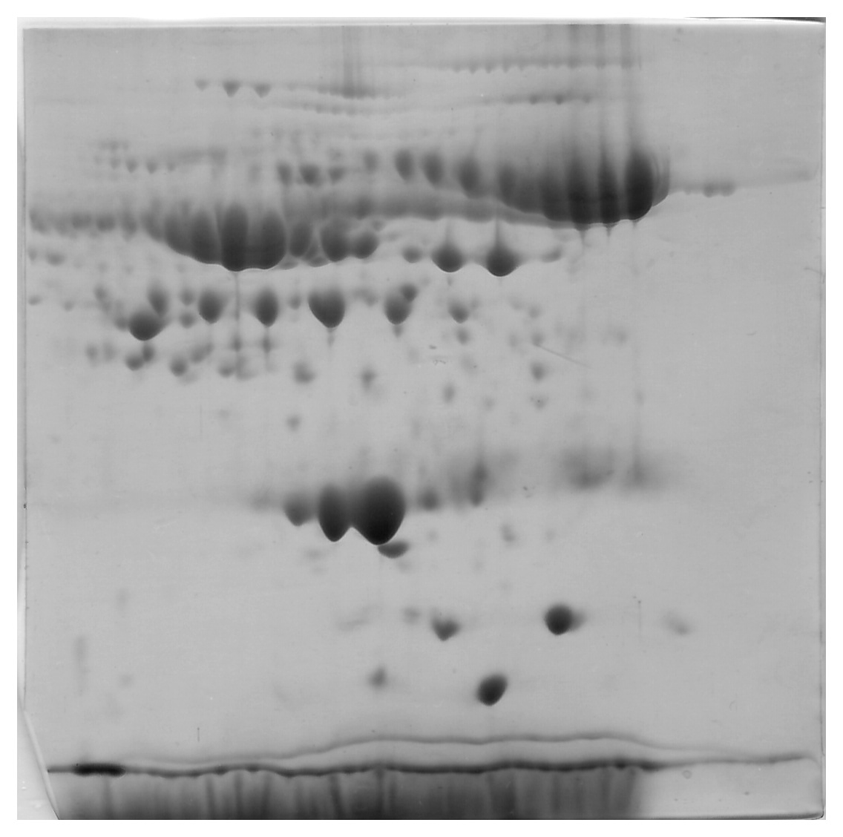
#> input picture files/test.tiff, 843 x 837 px, shrunk from 1136 x 1128 before the run, found by its file name
$ jupyter execute --allow-errors proccesing.ipynb
#> lines starting #> are read from the running program, lines starting #| are printed output that depends on the picture; after the words box and inside, x2 and y2 are one past the last pixel; in counts of white or black regions, pixels touching at a corner belong together
<a href="https://colab.research.google.com/github/padobrik/2de-processing/blob/main/proccesing.ipynb" target="_parent"></a>

[cell 1]
import cv2
import numpy as np
from google.colab.patches import cv2_imshow
import matplotlib.pyplot as plt
import torchvision
from PIL import Image
import io
from sklearn.preprocessing import normalize

[cell 2]
def read_image(path: str) -> np.ndarray:
#> called with path = 'test.tiff'
  image = cv2.imread(path)
#> image is the input picture: shape (837, 843, 3); min 12, max 255, mean 172.7
  grayscale = cv2.cvtColor(image, cv2.COLOR_BGR2GRAY)

  return grayscale

def clahe(image: np.ndarray, clip_limit: int, grid: tuple) -> np.ndarray:
#> called with clip_limit = 2.5, grid = (1, 1)
  CLAHE = cv2.createCLAHE(clipLimit=clip_limit, tileGridSize=grid)
  return CLAHE.apply(image)
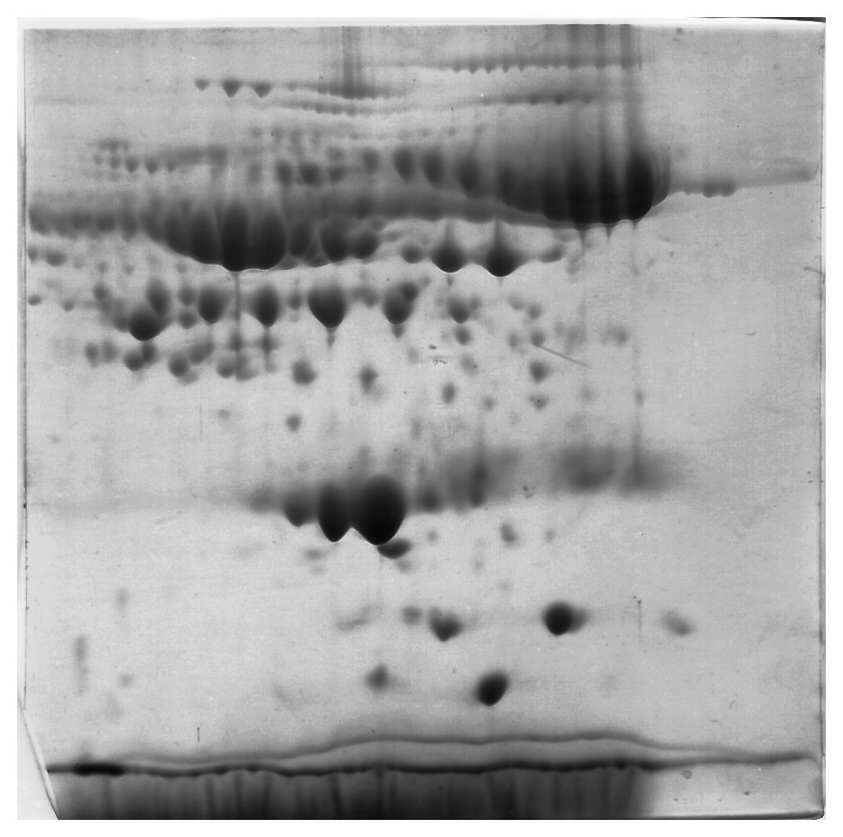
#> returned value: shape (837, 843); min 6, max 255, mean 167.4

def threshold(image: np.ndarray, thresh: int, maxval: int, thresh_type = cv2.THRESH_BINARY_INV + cv2.THRESH_OTSU) -> np.ndarray:
#> called with thresh = 0, maxval = 255, thresh_type = 9
  _, with_threshold = cv2.threshold(image, thresh, maxval, thresh_type)
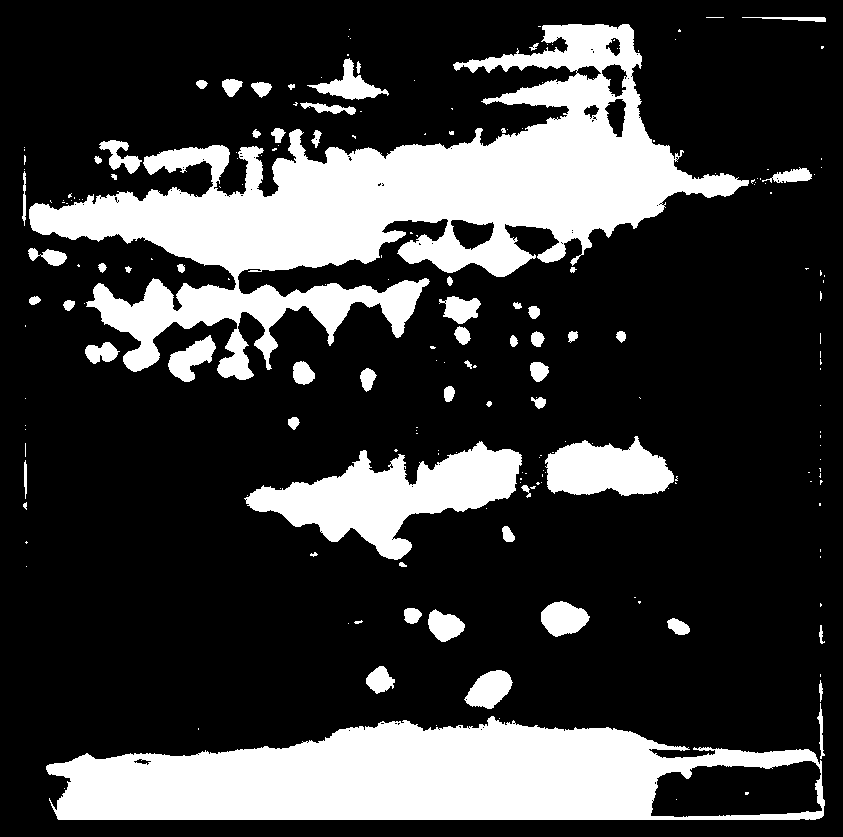
#> with_threshold: shape (837, 843); 23.8% white; 205 white regions (142 under 20 px), largest, box (x1, y1, x2, y2) and area: (29, 24, 749, 380) 81314, (46, 716, 825, 820) 52257, (244, 441, 522, 560) 14430
#> call 2 of clahe, with clip_limit = 2, grid = (7, 7)
#> in clahe (call 2), `return CLAHE.apply(image)`:
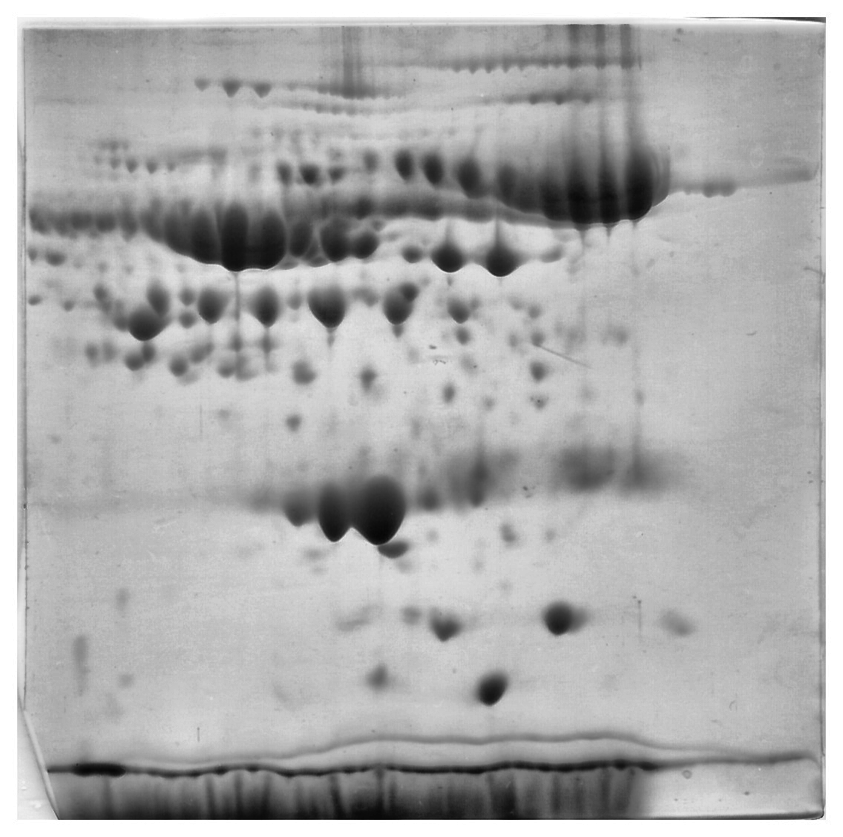
#> returned value: shape (837, 843); min 6, max 255, mean 173.2
  return with_threshold

image = read_image('test.tiff')
with_clahe = clahe(image, 2.5, (1,1))
with_threshold = threshold(with_clahe, 0, 255)

cv2_imshow(with_clahe)

[cell 3]
def adaptive_threshold(image: np.ndarray,
                       max_value: int,
                       pixel_neighbors: int,
                       C: int,
                       method = cv2.ADAPTIVE_THRESH_MEAN_C,
                       thresh_type = cv2.THRESH_BINARY) -> np.ndarray:
#> called with max_value = 255, pixel_neighbors = 75, C = 5, method = 0, thresh_type = 0
  return cv2.adaptiveThreshold(image, max_value, method, thresh_type, pixel_neighbors, C)
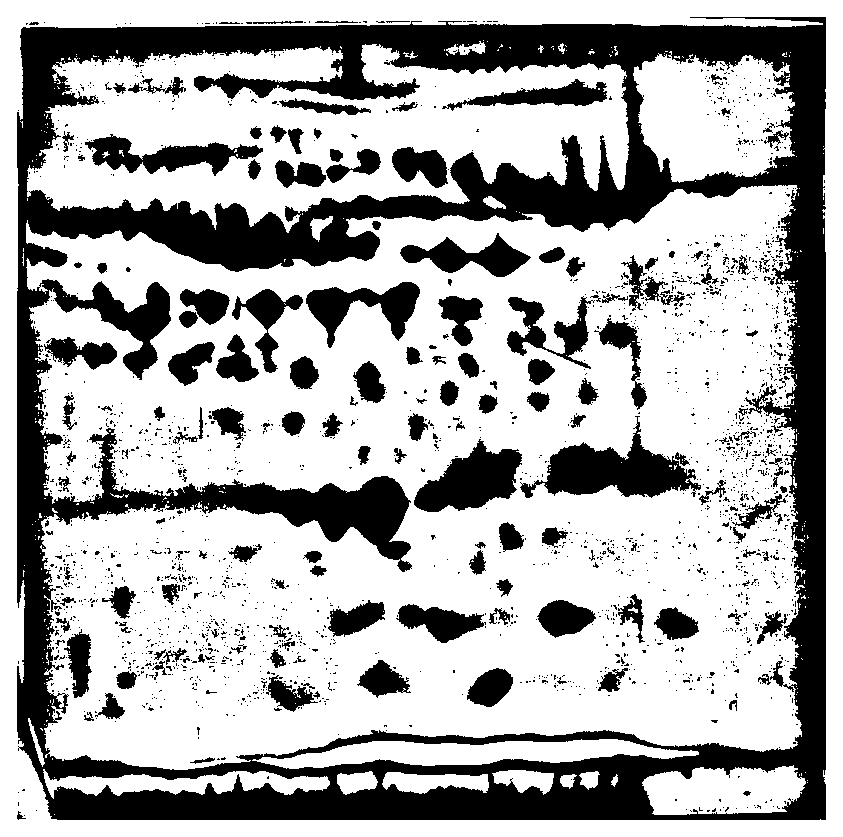
#> returned value: shape (837, 843); 67.6% white; 2189 black regions (2013 under 20 px), largest, box (x1, y1, x2, y2) and area: (17, 17, 826, 820) 156430, (520, 416, 701, 498) 6046, (414, 439, 522, 512) 4446

[cell 4]
def apply_morphology(image: np.ndarray, minimum = (1, 1), maximum = (20, 20)) -> np.ndarray:
#> called with minimum = (1, 1), maximum = (20, 20)
  kernel = cv2.getStructuringElement(cv2.MORPH_ELLIPSE, minimum)
  blob = cv2.morphologyEx(image, cv2.MORPH_OPEN, kernel)
  kernel = cv2.getStructuringElement(cv2.MORPH_ELLIPSE, maximum)
  blob = cv2.morphologyEx(blob, cv2.MORPH_CLOSE, kernel)
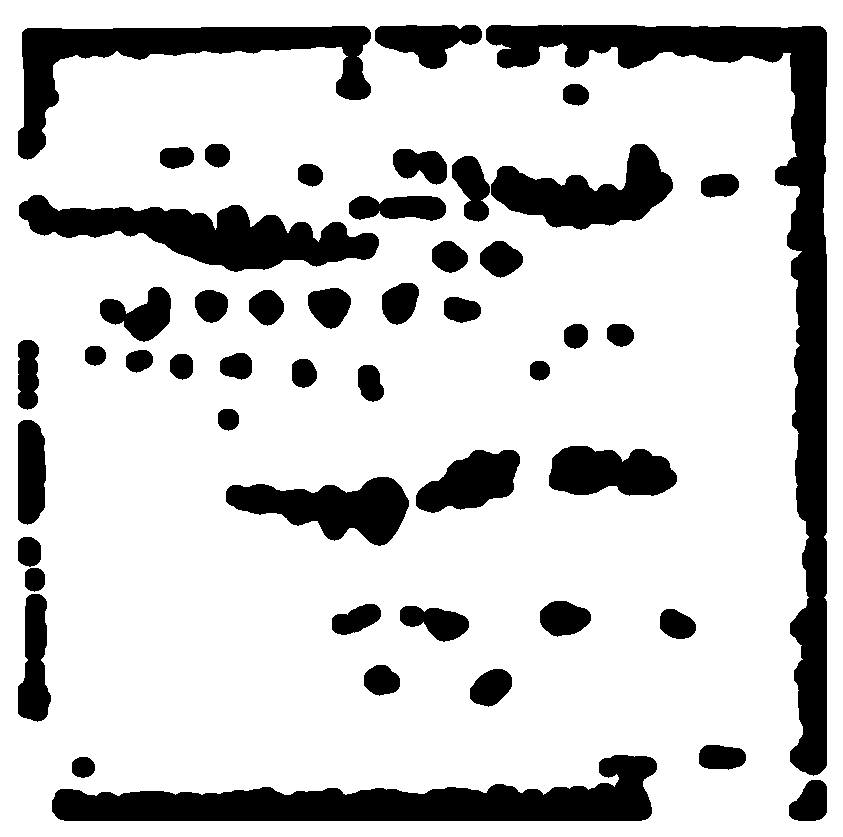
#> blob: shape (837, 843); 79.6% white; 49 black regions, largest, box (x1, y1, x2, y2) and area: (486, 25, 827, 776) 32736, (52, 755, 657, 821) 19749, (19, 195, 379, 272) 12958
  blob = 255 - blob
#> blob: shape (837, 843); 20.4% white; 49 white regions
  return blob

[cell 5]
def get_contours(blob):
  cnts, contours = cv2.findContours(blob, cv2.RETR_TREE, cv2.CHAIN_APPROX_SIMPLE)
#> cnts = 49 contours; largest, box (x1, y1, x2, y2) and area: (486, 25, 827, 776) 31595, (52, 755, 657, 821) 19080, (19, 195, 379, 272) 12549, (18, 26, 371, 160) 12362, (491, 144, 673, 230) 7678; contours = 49 rows, first 6: [1, -1, -1, -1], [2, 0, -1, -1], [3, 1, -1, -1], [4, 2, -1, -1], [5, 3, -1, -1], [6, 4, -1, -1]
#> `contours = get_contours(blob)`: contours has the same summary as cnts in get_contours
  return cnts

[cell 6]
def draw_contours(image, cnts):
  plt.figure(figsize = (12,12))
  plt.imshow(cv2.drawContours(image, cnts, -1, (0, 255, 0), 1), cmap='gray')
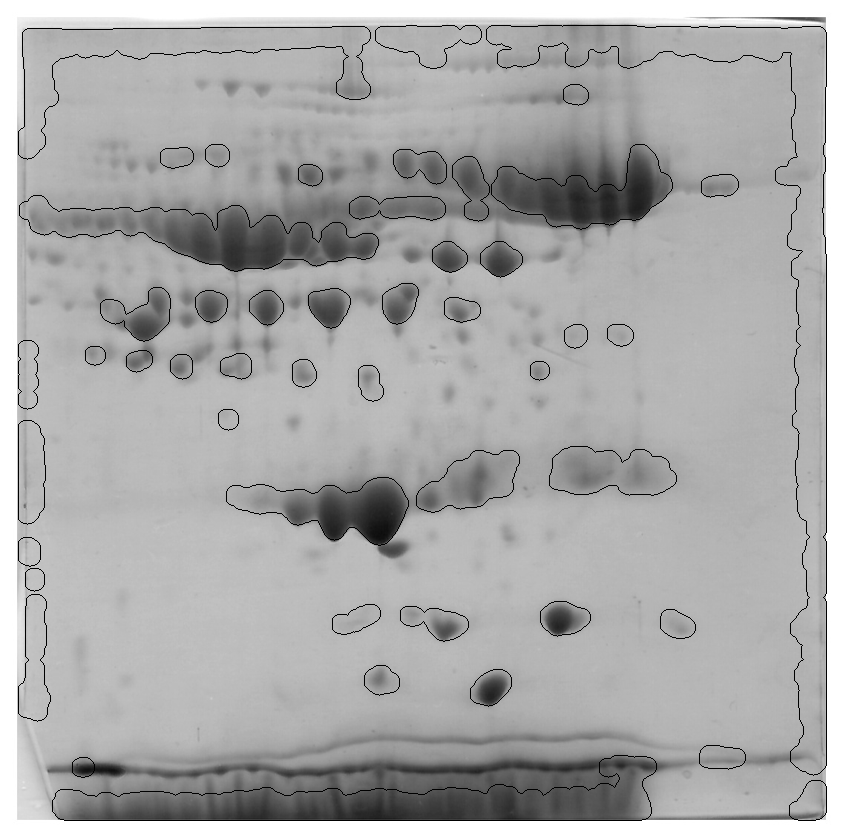
#> image: shape (837, 843); min 0, max 255, mean 170

[cell 7]
image = read_image('test.tiff')
with_clahe = clahe(image, 2, (7,7))

[cell 8]
adaptive = adaptive_threshold(with_clahe, 255, 75, 5)

[cell 9]
blob = apply_morphology(adaptive)

[cell 10]
contours = get_contours(blob)

[cell 11]
draw_contours(image, contours)

#> (a cell that did not finish here is left out)
